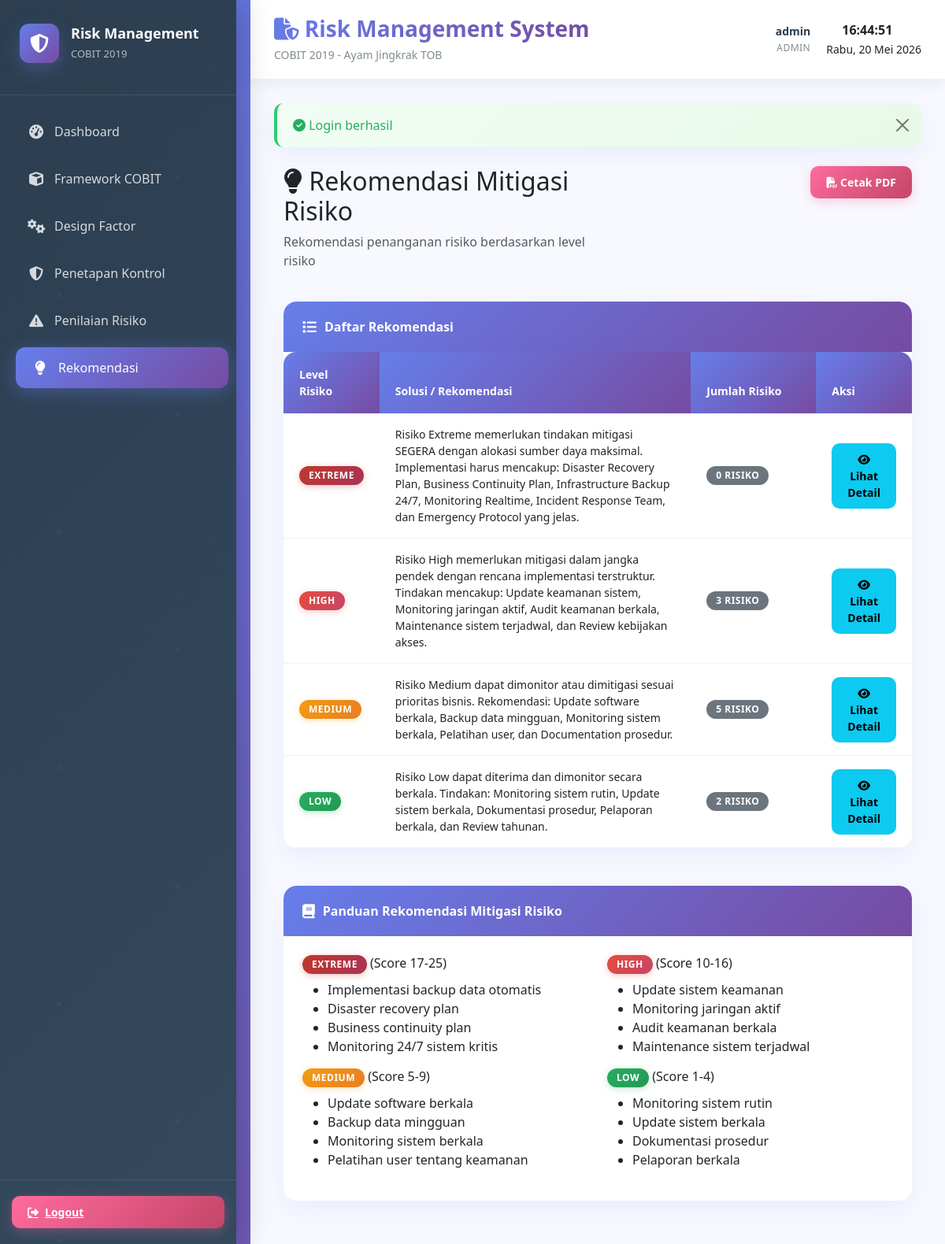
Page /index.php?page=rekomendasi (signed in) on the committed database.
### tables this page shows
CREATE TABLE IF NOT EXISTS `rekomendasi` (
    `id` INT PRIMARY KEY AUTO_INCREMENT,
    `level_risiko` ENUM('Extreme', 'High', 'Medium', 'Low') NOT NULL,
    `solusi` TEXT NOT NULL,
    `created_at` TIMESTAMP DEFAULT CURRENT_TIMESTAMP,
    `updated_at` TIMESTAMP DEFAULT CURRENT_TIMESTAMP ON UPDATE CURRENT_TIMESTAMP,
    UNIQUE KEY `unique_level` (`level_risiko`)
);

### app/controllers/RekomendasiController.php (called while the page is built, shortened)
<?php
class RekomendasiController extends Controller {
    private $rekomendasiModel;
    public function __construct() {
        require_once __DIR__ . '/../models/Rekomendasi.php';
        $this->rekomendasiModel = new Rekomendasi();
    }
    public function index() {
        $rekomendasi = $this->rekomendasiModel->getAllWithRisiko();
        $flash = $this->getFlash();
        $data = [
            'rekomendasi' => $rekomendasi,
            'flash' => $flash
        ];
        $this->view('rekomendasi/index', $data);
    }
}
?>

### index.php (called while the page is built, shortened)
<?php
require_once 'config/database.php';
require_once 'app/models/Database.php';
require_once 'app/models/Model.php';
require_once 'app/controllers/RekomendasiController.php';
App::route();

### app/models/Database.php (called while the page is built, shortened)
<?php
class Database {
    private $conn;
    public function __construct() {
        $this->conn = new mysqli(DB_HOST, DB_USER, DB_PASS, DB_NAME, DB_PORT);
        $this->conn->set_charset("utf8mb4");
    }
    public function query($sql) {
        return $this->conn->query($sql);
    }
    public function fetchAll($sql) {
        $result = $this->query($sql);
        $data = [];
        while ($row = $result->fetch_assoc()) {
            $data[] = $row;
        }
        return $data;
    }
}
?>

### app/models/Rekomendasi.php (called while the page is built, shortened)
<?php
class Rekomendasi extends Model {
    protected $table = 'rekomendasi';
    public function getAllWithRisiko() {
        $sql = "SELECT r.*, COUNT(ri.id) as jumlah_risiko
                FROM " . $this->table . " r
                LEFT JOIN risiko ri ON ri.level_risiko = r.level_risiko
                GROUP BY r.id
                ORDER BY FIELD(r.level_risiko, 'Extreme', 'High', 'Medium', 'Low')";
        return $this->fetchAll($sql);
    }
}
?>

### app/models/Model.php (called while the page is built, shortened)
<?php
abstract class Model {
    protected $db;
    public function __construct() {
        $this->db = new Database();
    }
    public function fetchAll($sql) {
        return $this->db->fetchAll($sql);
    }
}
?>

### app/views/rekomendasi/index.php (the view, shortened to what this page needs)
<div class="container-fluid">
    <div class="row mb-4">
        <div class="col-md-6">
            <h2><i class="fas fa-lightbulb"></i> Rekomendasi Mitigasi Risiko</h2>
            <p class="text-muted">Rekomendasi penanganan risiko berdasarkan level risiko</p>
        </div>
        <div class="col-md-6 text-end">
            <a href="index.php?page=rekomendasi&action=cetak" target="_blank" class="btn btn-danger">
                <i class="fas fa-file-pdf"></i> Cetak PDF
            </a>
        </div>
    </div>
    <div class="row">
        <div class="col-md-12">
            <div class="card">
                <div class="card-header">
                    <i class="fas fa-list"></i> Daftar Rekomendasi
                </div>
                <div class="card-body p-0">
                    <?php if (!empty($rekomendasi)): ?>
                        <table class="table table-hover mb-0">
                            <thead>
                                <tr>
                                    <th width="15%">Level Risiko</th>
                                    <th width="50%">Solusi / Rekomendasi</th>
                                    <th width="20%">Jumlah Risiko</th>
                                    <th width="15%">Aksi</th>
                                </tr>
                            </thead>
                            <tbody>
                                <?php foreach ($rekomendasi as $rekom): ?>
                                    <tr>
                                        <td>
                                            <?php
                                            $badgeClass = 'badge-' . strtolower($rekom['level_risiko']);
                                            ?>
                                            <span class="badge <?php echo $badgeClass; ?>">
                                                <?php echo $rekom['level_risiko']; ?>
                                            </span>
                                        </td>
                                        <td><?php echo $rekom['solusi']; ?></td>
                                        <td>
                                            <span class="badge bg-secondary"><?php echo $rekom['jumlah_risiko']; ?> risiko</span>
                                        </td>
                                        <td>
                                            <button class="btn btn-sm btn-info" data-bs-toggle="modal" data-bs-target="#rekomModal<?php echo $rekom['id']; ?>">
                                                <i class="fas fa-eye"></i> Lihat Detail
                                            </button>
                                        </td>
                                    </tr>
                                <?php endforeach; ?>
                            </tbody>
                        </table>
                    <?php endif; ?>
                </div>
            </div>
        </div>
    </div>
    <div class="row mt-4">
        <div class="col-md-12">
            <div class="card">
                <div class="card-header">
                    <i class="fas fa-book"></i> Panduan Rekomendasi Mitigasi Risiko
                </div>
                <div class="card-body">
                    <div class="row">
                        <div class="col-md-6">
                            <h6><span class="badge badge-extreme">EXTREME</span> (Score 17-25)</h6>
                            <ul>
                                <li>Implementasi backup data otomatis</li>
                                <li>Disaster recovery plan</li>
                                <li>Business continuity plan</li>
                                <li>Monitoring 24/7 sistem kritis</li>
                            </ul>
                        </div>
                        <div class="col-md-6">
                            <h6><span class="badge badge-high">HIGH</span> (Score 10-16)</h6>
                            <ul>
                                <li>Update sistem keamanan</li>
                                <li>Monitoring jaringan aktif</li>
                                <li>Audit keamanan berkala</li>
                                <li>Maintenance sistem terjadwal</li>
                            </ul>
                        </div>
                    </div>
                    <div class="row">
                        <div class="col-md-6">
                            <h6><span class="badge badge-medium">MEDIUM</span> (Score 5-9)</h6>
                            <ul>
                                <li>Update software berkala</li>
                                <li>Backup data mingguan</li>
                                <li>Monitoring sistem berkala</li>
                                <li>Pelatihan user tentang keamanan</li>
                            </ul>
                        </div>
                        <div class="col-md-6">
                            <h6><span class="badge badge-low">LOW</span> (Score 1-4)</h6>
                            <ul>
                                <li>Monitoring sistem rutin</li>
                                <li>Update sistem berkala</li>
                                <li>Dokumentasi prosedur</li>
                                <li>Pelaporan berkala</li>
                            </ul>
                        </div>
                    </div>
                </div>
            </div>
        </div>
    </div>
</div>

### app/views/layout.php (style rules this page uses)
:root { --primary-color: #667eea; --secondary-color: #764ba2; --accent-color: #f093fb; --danger-color: #ff6b9d; --warning-color: #feca57; --success-color: #48dbfb; --info-color: #0abde3; --dark-color: #2c3e50; --light-bg: #f8f9ff; --card-shadow: 0 10px 30px rgba(102, 126, 234, 0.1); --border-radius: 16px; }
* { margin: 0; padding: 0; box-sizing: border-box; }
html, body { height: 100%; font-family: 'Segoe UI', Tahoma, Geneva, Verdana, sans-serif; background: linear-gradient(135deg, #667eea 0%, #764ba2 100%); min-height: 100vh; }
body { display: flex; flex-direction: column; }
.card { background: white; box-shadow: var(--card-shadow); border: none; border-radius: var(--border-radius); margin-bottom: 24px; transition: all 0.3s ease; overflow: hidden; }
.card-header { background: linear-gradient(135deg, #667eea 0%, #764ba2 100%); color: white; border: none; font-weight: 600; padding: 20px 24px; border-radius: var(--border-radius) var(--border-radius) 0 0 !important; display: flex; align-items: center; gap: 10px; }
.card-header i { font-size: 18px; }
.card-body { padding: 24px; }
.btn { border-radius: 10px; padding: 10px 20px; font-size: 14px; font-weight: 600; transition: all 0.3s ease; border: none; position: relative; overflow: hidden; }
.btn::before { content: ''; position: absolute; top: 0; left: -100%; width: 100%; height: 100%; background: rgba(255, 255, 255, 0.2); transition: left 0.3s ease; }
.btn-danger { background: linear-gradient(135deg, #ff6b9d 0%, #c44569 100%); color: white; box-shadow: 0 4px 15px rgba(255, 107, 157, 0.3); }
.badge { border-radius: 20px; padding: 6px 12px; font-weight: 600; font-size: 12px; text-transform: uppercase; letter-spacing: 0.5px; }
.badge-extreme { background: linear-gradient(135deg, #c0392b 0%, #a93257 100%); color: white; box-shadow: 0 2px 8px rgba(192, 57, 43, 0.3); }
.badge-high { background: linear-gradient(135deg, #e74c3c 0%, #c44569 100%); color: white; box-shadow: 0 2px 8px rgba(231, 76, 60, 0.3); }
.badge-medium { background: linear-gradient(135deg, #f39c12 0%, #e67e22 100%); color: white; box-shadow: 0 2px 8px rgba(243, 156, 18, 0.3); }
.badge-low { background: linear-gradient(135deg, #27ae60 0%, #229954 100%); color: white; box-shadow: 0 2px 8px rgba(39, 174, 96, 0.3); }
.table { background: white; border-radius: var(--border-radius); overflow: hidden; box-shadow: var(--card-shadow); }
.table thead th { background: linear-gradient(135deg, #667eea 0%, #764ba2 100%); color: white; border: none; font-weight: 600; padding: 18px 20px; font-size: 14px; }
.table td { padding: 16px 20px; vertical-align: middle; border-bottom: 1px solid #f1f3f4; font-size: 14px; }
.table tbody tr { transition: all 0.3s ease; }

### rows in the picture
rekomendasi: level_risiko "EXTREME", solusi "Risiko Extreme memerlukan tindakan mitigasi SEGERA dengan alokasi sumber daya maksimal. Implementasi harus mencakup: Disaster Recovery Plan, Business Continuity Plan, Infrastructure Backup 24/7, Monitoring Realtime, Incident Response Team, dan Emergency Protocol yang jelas.", jumlah_risiko "0"
rekomendasi: level_risiko "HIGH", solusi "Risiko High memerlukan mitigasi dalam jangka pendek dengan rencana implementasi terstruktur. Tindakan mencakup: Update keamanan sistem, Monitoring jaringan aktif, Audit keamanan berkala, Maintenance sistem terjadwal, dan Review kebijakan akses.", jumlah_risiko "3"
rekomendasi: level_risiko "MEDIUM", solusi "Risiko Medium dapat dimonitor atau dimitigasi sesuai prioritas bisnis. Rekomendasi: Update software berkala, Backup data mingguan, Monitoring sistem berkala, Pelatihan user, dan Documentation prosedur.", jumlah_risiko "5"
rekomendasi: level_risiko "LOW", solusi "Risiko Low dapat diterima dan dimonitor secara berkala. Tindakan: Monitoring sistem rutin, Update sistem berkala, Dokumentasi prosedur, Pelaporan berkala, dan Review tahunan.", jumlah_risiko "2"

### other values in the picture
$_SESSION['user']['username'] "admin"
$_SESSION['user']['role'] "ADMIN"
$flash['message'] "Login berhasil"
